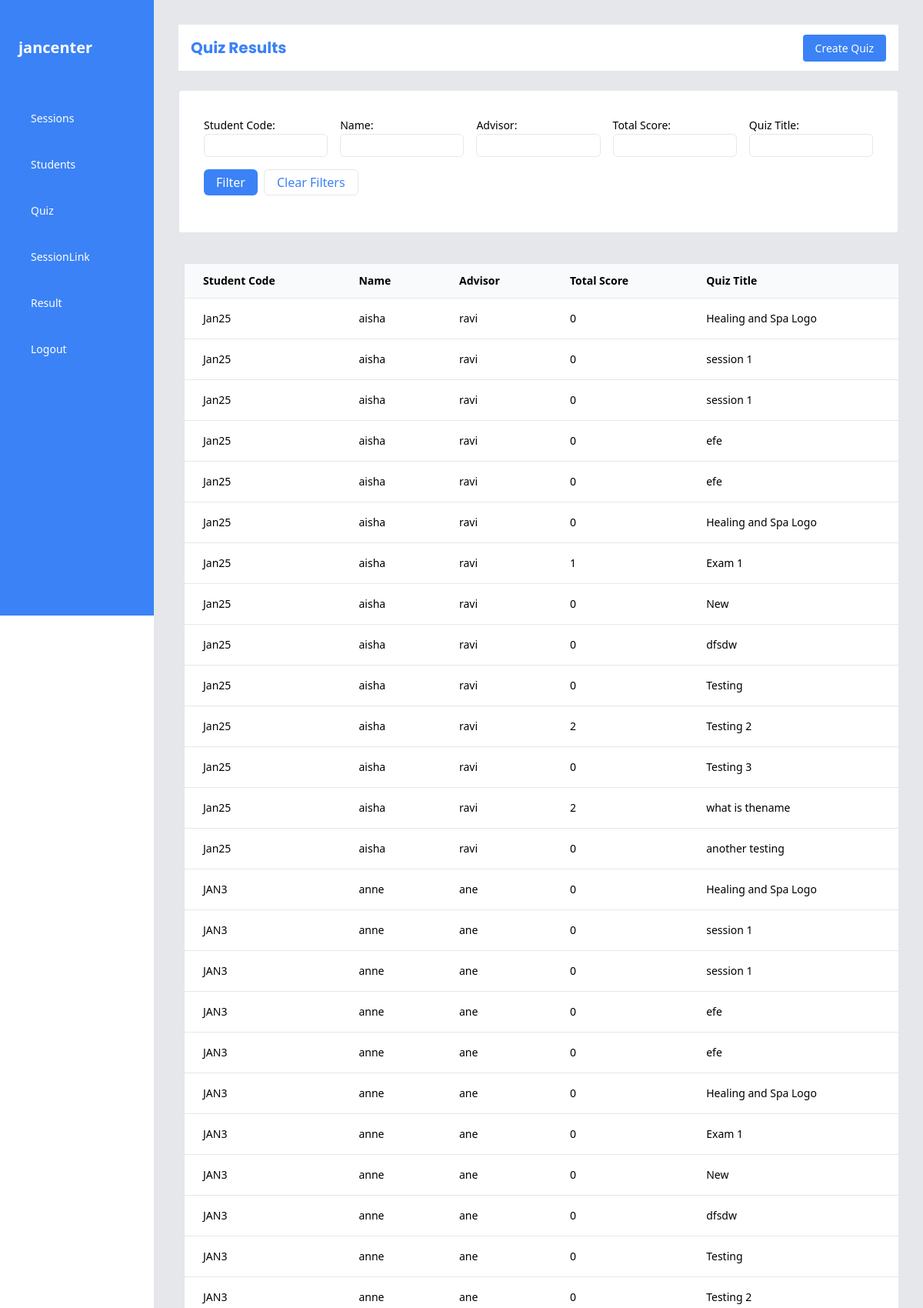
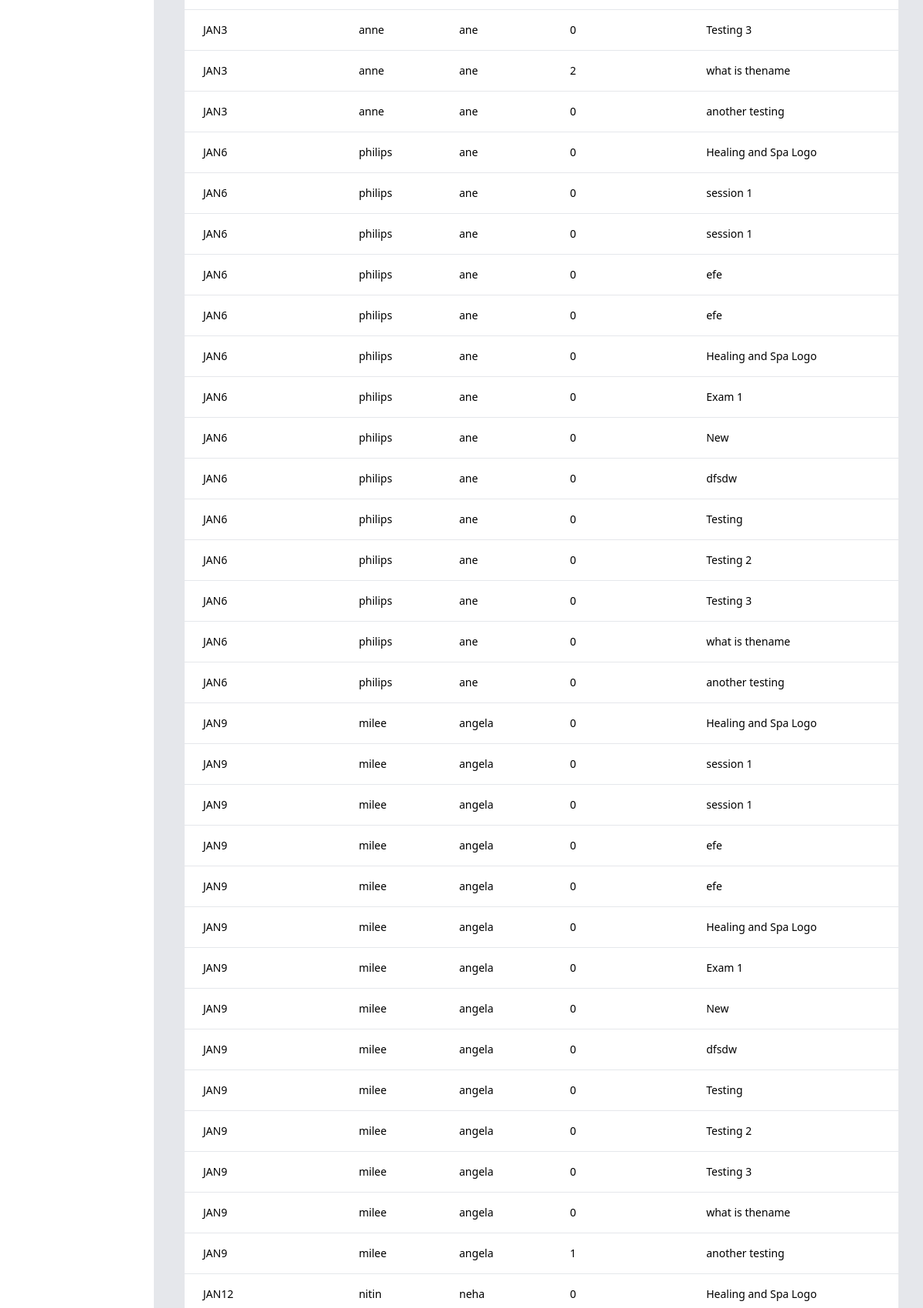
Screenshot of /quiz/quiz_results/ (signed in, upper part) with the database file from the repository (2 pictures, top to bottom).
### users/models.py (models this page shows, shortened)
class CustomUser(AbstractUser):
    USER_TYPE_CHOICES = (
        (1, 'admin'),
        (2, 'teacher'),
        (3, 'student'),
    )
    user_type = models.PositiveSmallIntegerField(choices=USER_TYPE_CHOICES, default=3)

class Student(models.Model):
    user = models.OneToOneField(CustomUser, on_delete=models.CASCADE, related_name='student_profile')
    name = models.CharField(max_length=255, default='Default Name') # New name field
    code = models.CharField(max_length=50, unique=True, null=True, blank=True)
    advisor = models.CharField(max_length=200, default="Default Advisor Name")
    teacher = models.ForeignKey(Teacher, on_delete=models.SET_NULL, null=True)

### quiz/models.py (models this page shows, shortened)
class Quiz(models.Model):
    title = models.CharField(max_length=200)
    teacher = models.ForeignKey(Teacher, on_delete=models.CASCADE)
    video = models.ForeignKey(Video, on_delete=models.CASCADE, related_name="quizzes",null=True )
    total_marks = models.PositiveIntegerField(default=0)
    date = models.DateField(default=datetime.date.today)

### quiz/views.py (the view)
# urls.py: path('quiz_results/', views.quiz_results, name='quiz_results'),
def quiz_results(request):
    if not request.user.is_authenticated or getattr(request.user, 'user_type', None) != 2:
        messages.error(request, "You don't have permission to access this page.")
        return redirect('users/center.html')
    try:
        teacher_profile = Teacher.objects.get(user=request.user)
        students = Student.objects.filter(teacher=teacher_profile)
        quizzes = Quiz.objects.filter(teacher=teacher_profile)
        student_code_filter = request.GET.get('student_code', '')
        name_filter = request.GET.get('name', '')
        advisor_filter = request.GET.get('advisor', '')
        total_score_filter = request.GET.get('total_score', '')
        quiz_title_filter = request.GET.get('quiz_title', '')
        results = []
        for student in students:
            student_data = {
                'code': student.code,
                'name': student.name,
                'advisor': student.advisor if student.advisor else "N/A",
                'total_score': 0,
                'quiz_data': []
            }
            submissions = Submission.objects.filter(student=student)
            for submission in submissions:
                if submission.quiz.teacher == teacher_profile:
                    student_data['quiz_data'].append({
                    'title': submission.quiz.title,
                    'score': submission.score
                    })
                    student_data['total_score'] += submission.score
            if student_code_filter and student_code_filter not in student_data['code']:
                continue
            if name_filter and name_filter not in student_data['name']:
                continue
            if advisor_filter and advisor_filter not in student_data['advisor']:
                continue
            if total_score_filter:
                try:
                    if int(total_score_filter) != student_data['total_score']:
                        continue
                except ValueError:
                    continue
            if quiz_title_filter:
                quiz_titles = [quiz['title'] for quiz in student_data['quiz_data']]
                if quiz_title_filter not in quiz_titles:
                    continue
            results.append(student_data)
        if quiz_title_filter:
            quizzes = quizzes.filter(title__icontains=quiz_title_filter)
        context = {
            'results': results,
            'quizzes': quizzes
        }
        return render(request, 'quiz/quiz_results.html', context)
    except Teacher.DoesNotExist:
        messages.error(request, "Teacher profile not found.")
        return redirect('dashboard')

### quiz/templatetags/custom_filters.py (called while the page is built)
@register.filter(name='get_quiz_score')
def get_quiz_score(quiz_data_list, quiz_title):
    for quiz_data in quiz_data_list:
        if quiz_data['title'] == quiz_title:
            return quiz_data['score']
    return None  # or "N/A" or 0 depending on what you want to default to

### quiz/templates/quiz/quiz_results.html (shortened to what this page needs)
{% extends "tbase.html" %}
{% block content %}
<div class="flex-1 bg-gray-200 p-8 ml-100 w-3/4">
    <div class="bg-white w-full p-4 flex items-center justify-between border-b">
        <h2 class="font-bold text-xl text-blue-500" style="font-family: 'Poppins', sans-serif; ">Quiz
            Results</h2>
        <button><a href="{% url 'quiz:create_quiz' %}" class="bg-blue-500 text-white px-4 py-2 rounded text-sm">Create
                Quiz</a></button>
    </div>
    <div class="bg-white w-full p-4 mt-6 border rounded">
        <form method="get" class="bg-white-200 p-4 rounded-md mb-4">
            <div class="grid grid-cols-5 gap-4">
                <div>
                    <label for="student_code" class="text-sm font-medium">Student Code:</label>
                    <input type="text" name="student_code" value="{{ request.GET.student_code }}"
                        class="border rounded-md px-2 py-1 text-sm w-full">
                </div>
                <div>
                    <label for="name" class="text-sm font-medium">Name:</label>
                    <input type="text" name="name" value="{{ request.GET.name }}"
                        class="border rounded-md px-2 py-1 text-sm w-full">
                </div>
                <div>
                    <label for="advisor" class="text-sm font-medium">Advisor:</label>
                    <input type="text" name="advisor" value="{{ request.GET.advisor }}"
                        class="border rounded-md px-2 py-1 text-sm w-full">
                </div>
                <div>
                    <label for="total_score" class="text-sm font-medium">Total Score:</label>
                    <input type="number" name="total_score" value="{{ request.GET.total_score }}" class="border rounded-md px-2 py-1 text-sm w-full">
                </div>
                <div>
                    <label for="quiz_title" class="text-sm font-medium">Quiz Title:</label>
                    <input type="text" name="quiz_title" value="{{ request.GET.quiz_title }}"
                        class="border rounded-md px-2 py-1 text-sm w-full">
                </div>
            </div>
            <div class="flex mt-4">
                <input type="submit" value="Filter"
                    class="bg-blue-500 text-white px-4 py-1 rounded-md mr-2 hover:bg-blue-600">
                <a href="{% url 'quiz:quiz_results' %}"
                    class="text-blue-500 border rounded-md px-4 py-1 hover:bg-blue-100">Clear Filters</a>
            </div>
        </form>
    </div>
    {% load custom_filters %}
    <div class="container mx-1 p-4 md:px-1 mt-6">
        <table class="min-w-full bg-white">
            <thead>
                <tr>
                    <th class="px-6 py-3 border-b border-gray-200 bg-gray-50 text-left text-sm">Student Code</th>
                    <th class="px-6 py-3 border-b border-gray-200 bg-gray-50 text-left text-sm">Name</th>
                    <th class="px-6 py-3 border-b border-gray-200 bg-gray-50 text-left text-sm">Advisor</th>
                    <th class="px-6 py-3 border-b border-gray-200 bg-gray-50 text-left text-sm">Total Score</th>
                    <th class="px-6 py-3 border-b border-gray-200 bg-gray-50 text-left text-sm">Quiz Title</th>
                </tr>
            </thead>
            {% for result in results %}
            {% for quiz in quizzes %}
            <tr>
                <td class="px-6 py-4 whitespace-no-wrap border-b border-gray-200 text-left text-sm">{{ result.code }}
                </td>
                <td class="px-6 py-4 whitespace-no-wrap border-b border-gray-200 text-left text-sm">{{ result.name }}
                </td>
                <td class="px-6 py-4 whitespace-no-wrap border-b border-gray-200 text-left text-sm">{{ result.advisor }}
                </td>
                <td class="px-6 py-4 whitespace-no-wrap border-b border-gray-200 text-left text-sm">
                    {{ result.quiz_data|get_quiz_score:quiz.title|default:0 }}
                </td>
                <td class="px-6 py-4 whitespace-no-wrap border-b border-gray-200 text-left text-sm">{{ quiz.title }}
                </td>
            </tr>
            {% endfor %}
            {% endfor %}
        </table>
    </div>
</div>
{% endblock %}

### users/templates/tbase.html (shortened to what this page needs)
<!DOCTYPE html>
<html>
<head>
    {% load static %}
    <link href="https://cdn.jsdelivr.net/npm/tailwindcss@2.2.19/dist/tailwind.min.css" rel="stylesheet">
</head>
<body>
    <main class="flex">
        <div class="w-1/6 h-screen sticky top-0 bg-blue-500 hidden md:block">
            <div class="py-12 px-6 text-white text-xl font-bold">
                {% if request.user.is_authenticated %}
                {{ request.user.username }}
                {% else %} Guest
                {% endif %}
            </div>
            <a href="{% url 'lesson' %}" class="block py-5 px-10 text-white hover:bg-blue-300 text-sm">Sessions</a>
            <a href="{% url 'students' %}" class="block py-5 px-10 text-white hover:bg-blue-300 text-sm">Students</a>
            <a href="{% url 'quiz:quiz' %}" class="block py-5 px-10 text-white hover:bg-blue-300 text-sm">Quiz</a>
            <a href="{% url 'newlink' %}" class="block py-5 px-10 text-white hover:bg-blue-300 text-sm">SessionLink</a>
            <a href="{% url 'quiz:quiz_results' %}" class="block py-5 px-10 text-white hover:bg-blue-300 text-sm">Result</a>
            {% if request.user.is_authenticated %}
            <a href="{% url 'logout' %}" class="block py-5 px-10 text-white hover:bg-blue-300 text-sm">Logout</a>
            {% else %}
            <a href="{% url 'center' %}" class="block py-5 px-10 text-white hover:bg-blue-300 text-sm">Login</a>
            {% endif %}
        </div>
        {% block content %}{% endblock %}
    </main>
</body>
</html>

### rows the page displays
CustomUser: user.username "jancenter"
Quiz: quiz_data|get_quiz_score "0", title "Healing and Spa Logo"
Student: code "Jan25", name "aisha", advisor "ravi"
Quiz: quiz_data|get_quiz_score "0", title "session 1"
Quiz: quiz_data|get_quiz_score "0", title "session 1"
Quiz: quiz_data|get_quiz_score "0", title "efe"
Quiz: quiz_data|get_quiz_score "0", title "efe"
Quiz: quiz_data|get_quiz_score "0", title "Healing and Spa Logo"
Quiz: quiz_data|get_quiz_score "1", title "Exam 1", quiz_data|get_quiz_score "0"
Quiz: quiz_data|get_quiz_score "0", title "New"
Quiz: quiz_data|get_quiz_score "0", title "dfsdw"
Quiz: quiz_data|get_quiz_score "0", title "Testing"
Quiz: quiz_data|get_quiz_score "2", title "Testing 2", quiz_data|get_quiz_score "0"
Quiz: quiz_data|get_quiz_score "0", title "Testing 3"
Quiz: quiz_data|get_quiz_score "2", title "what is thename", quiz_data|get_quiz_score "0"
Quiz: quiz_data|get_quiz_score "0", title "another testing", quiz_data|get_quiz_score "1"
Student: code "JAN3", name "anne", advisor "ane"
Student: code "JAN6", name "philips", advisor "ane"
Student: code "JAN9", name "milee", advisor "angela"
Student: code "JAN12", name "nitin", advisor "neha"
